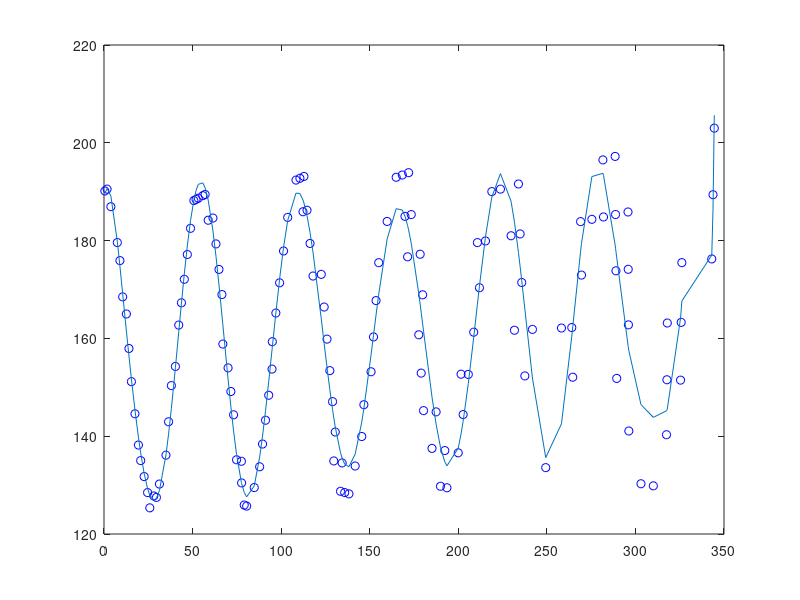

The MATLAB source for this figure: (Note: this script raises an error after producing the figure.)
Corners = [ 156, 315;283, 297; 339, 270;31, 30]
A=[31, 30]
B=[339, 270]
C=[283, 297]
D=[156, 315]
Width=max(Corners(:, 1))
Height=max(Corners(:, 2))
C1= [
152, 304;
154, 304;
156, 304;
158, 303;
160, 303;
162, 302;
164, 301;
166, 300;
168, 299;
170, 298;
233, 297;
234, 297;
235, 297;
236, 297;
237, 297;
238, 297;
172, 296;
233, 296;
239, 296;
240, 296;
174, 295;
241, 295;
242, 295;
232, 294;
244, 294;
246, 294;
271, 294;
272, 294;
176, 293;
232, 293;
247, 293;
271, 293;
273, 293;
274, 293;
232, 292;
249, 292;
271, 292;
272, 292;
276, 292;
291, 292;
292, 292;
179, 291;
232, 291;
251, 291;
273, 291;
279, 291;
280, 291;
293, 291;
294, 291;
232, 290;
253, 290;
273, 290;
274, 290;
281, 290;
293, 290;
296, 290;
181, 289;
233, 289;
255, 289;
275, 289;
283, 289;
285, 289;
294, 289;
295, 289;
257, 288;
276, 288;
286, 288;
296, 288;
297, 288;
183, 287;
233, 287;
259, 287;
277, 287;
288, 287;
298, 287;
233, 286;
278, 286;
290, 286;
299, 286;
186, 285;
262, 285;
279, 285;
292, 285;
294, 285;
301, 285;
302, 285;
234, 284;
264, 284;
281, 284;
296, 284;
303, 284;
188, 283;
234, 283;
266, 283;
282, 283;
297, 283;
304, 283;
269, 282;
283, 282;
299, 282;
305, 282;
307, 282;
191, 281;
234, 281;
271, 281;
284, 281;
301, 281;
303, 281;
308, 281;
285, 280;
304, 280;
309, 280;
310, 280;
194, 279;
235, 279;
274, 279;
286, 279;
306, 279;
307, 279;
310, 279;
311, 279;
276, 278;
287, 278;
309, 278;
310, 278;
311, 278;
312, 278;
197, 277;
235, 277;
278, 277;
288, 277;
311, 277;
312, 277;
280, 276;
282, 276;
289, 276;
235, 275;
284, 275;
290, 275;
200, 274;
286, 274;
287, 274;
290, 274;
235, 273;
288, 273;
289, 273;
290, 273;
203, 272;
235, 272;
206, 270;
235, 270;
209, 268;
235, 268;
234, 267;
212, 266;
215, 265;
233, 265;
218, 264;
232, 264;
221, 263;
231, 263;
223, 262;
225, 262;
228, 262;
229, 262;
];

X=[    0.4849
    1.7369
    3.8822
    7.5136
   50.7357
   51.9693
   53.2216
   55.7843
   57.0956
    8.9828
   48.8329
   58.8200
   61.5128
  108.3707
  110.5953
  112.8650
   47.0353
   63.2207
  103.7054
  112.3372
  114.6039
  164.9430
  168.4017
  171.9476
   10.5400
   45.3344
   64.9047
  101.3555
  116.3113
  159.8375
  169.9091
  173.4338
  218.9322
  223.7965
  233.9664
  281.6392
  288.5364
  344.5166
   12.6273
   43.7226
   66.5653
   99.1296
  117.9881
  122.6442
  155.0726
  171.3832
  178.4778
  210.7939
  215.3449
  229.8003
  234.9061
  269.0524
  275.4067
  281.9760
  288.7716
  295.8054
  343.7923
   42.1932
   97.0181
  124.2821
  153.5743
  179.8762
  211.9449
  235.8208
  269.5572
  288.9996
  295.9275
  326.2062
  343.0932
   14.0809
   67.0921
   95.0125
  125.8906
  152.1387
  177.6976
  208.7178
  231.7121
  241.8583
  258.2505
  264.0567
  296.0459
  317.9872
  325.8341
   40.3084
   70.0353
   94.8519
  127.4705
  150.7621
  179.0575
  201.5588
  205.6509
  237.5792
  264.6093
  289.4352
  317.7585
  325.4740
   15.4773
   38.0398
   71.6045
   92.9784
  129.0226
  146.7019
  180.3884
  187.4761
  202.7324
  296.2721
  317.5369
   73.1527
   91.1929
  130.5476
  145.4993
  185.1706
  192.3822
  199.9518
  249.3614
  303.1305
  310.1073
   17.4788
   36.4487
   89.4895
  129.7267
  134.4104
  141.7855
  189.9635
  193.5877
   74.8235
   77.5724
   87.8625
  133.5190
  135.8769
  138.2803
   19.4238
   34.9791
   77.6758
   84.8144
   20.7082
   79.1443
   80.5320
   22.6537
   31.2850
   24.6011
   28.1201
   29.5787
   25.8576]
Y=[  190.1487
  190.5292
  186.9363
  179.6069
  188.1835
  188.4283
  188.6768
  189.1853
  189.4455
  175.9113
  182.5126
  184.1669
  184.6130
  192.3751
  192.7436
  193.1196
  177.1551
  179.3235
  184.7471
  185.9035
  186.2071
  192.9509
  193.4143
  193.8893
  168.4909
  172.0859
  174.1080
  177.8743
  179.4195
  183.9168
  184.9575
  185.3217
  190.0227
  190.5253
  191.5761
  196.5018
  197.2145
  202.9986
  164.9915
  167.2823
  168.9651
  171.3642
  172.7535
  173.0965
  175.4855
  176.6871
  177.2098
  179.5905
  179.9258
  180.9907
  181.3669
  183.8825
  184.3506
  184.8345
  185.3352
  185.8534
  189.3886
  162.7239
  165.1888
  166.4146
  167.7316
  168.9141
  170.3560
  171.4294
  172.9462
  173.8203
  174.1318
  175.4932
  176.2524
  157.9352
  158.8443
  159.3231
  159.8526
  160.3027
  160.7410
  161.2730
  161.6673
  161.8413
  162.1224
  162.2220
  162.7705
  163.1468
  163.2813
  154.2620
  153.9705
  153.7271
  153.4073
  153.1789
  152.9014
  152.6807
  152.6406
  152.3275
  152.0625
  151.8190
  151.5413
  151.4656
  151.1565
  150.3456
  149.1392
  148.3710
  147.0755
  146.4400
  145.2293
  144.9745
  144.4262
  141.0641
  140.2998
  144.3724
  143.2666
  140.8543
  139.9378
  137.5061
  137.0640
  136.6000
  133.5713
  130.2754
  129.8478
  144.5828
  142.9531
  138.3967
  134.9401
  134.5377
  133.9042
  129.7654
  129.4541
  135.1770
  134.8752
  133.7454
  128.7323
  128.4734
  128.2095
  138.1943
  136.1253
  130.4463
  129.4968
  135.0155
  125.9249
  125.7090
  131.7458
  130.2138
  128.4730
  127.7734
  127.4834
  125.3493]
plot(X, Y, 'ob');
hold on;
%to find frequency, approximate as a 12deg polyn
[Xsort, index]=sort(X)
Ysort=Y(index)
polyn = polyfit(Xsort,Ysort,20);
plot(Xsort,polyval(polyn,Xsort));

%find the points where the polyn is mean(Y)
polyn(end)=polyn(end)-mean(Y)
sols=roots(polyn)
Xmax=max(X);

sols=sols(find(0<sols & sols<Xmax & conj(sols)==sols)) %check if solutions are in domain and real
if length(sols)<3
    dist=sols(end)-sols(end-1)
else dist=sols(end-1)-sols(end-2)
end


hold on;
opts = fitoptions('Method','NonlinearLeastSquares');
ft=fittype('a*sin(b*x+c)+d');
[sortY, index]=sort(Y, 'descend');
freq=dist
opts.StartPoint=[abs((max(Y)-min(Y))/2), pi/abs(freq), Y(1), mean(Y)]
[fitResult, gof, output] = fit(X, Y, ft, opts );
plot(fitResult);
hold off;
